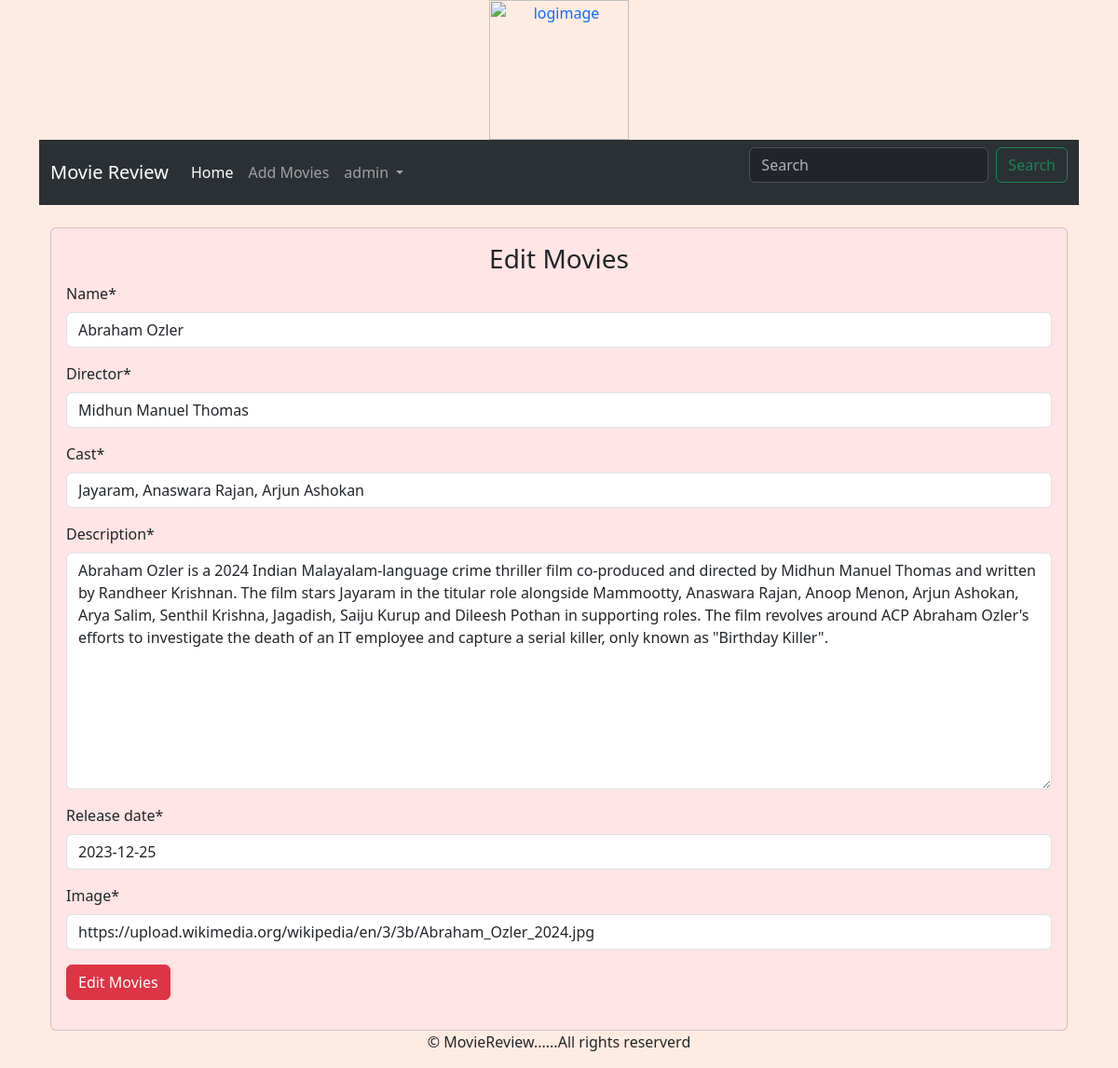
Screenshot of /editmovies/2/ (signed in) with the database file from the repository.
### movieapp/models.py (models this page shows, shortened)
class Movie(models.Model):
    name=models.CharField(max_length=250)
    director= models.CharField(max_length=250)
    cast=models.CharField(max_length=800)
    description=models.TextField(max_length=3000)
    release_date=models.DateField()
    averageRating=models.FloatField(default=0)
    image=models.URLField(default=None,null=True)

### movieapp/views.py (the view)
# urls.py: path('editmovies/<int:id>/', views.edit_movies, name="edit_movies"),
def edit_movies(request,id):
    if request.user.is_authenticated:
        if request.user.is_superuser:
            movie=Movie.objects.get(id=id)
            if request.method=="POST":
                form=MovieForm(request.POST or None, instance=movie)
                if form.is_valid():
                    date=form.save(commit=False)
                    date.save()
                    return redirect("movieapp:detail", id)
            else:
                form=MovieForm(instance=movie)
            return render(request,'addmovies.html',{"form":form, "controller":"Edit Movies"})
        else:
            return redirect("movieapp:home")
    return redirect("credentials:login")

### movieapp/forms.py
class MovieForm(forms.ModelForm):
    class Meta:
        model = Movie
        fields=('name', 'director', 'cast', 'description', 'release_date', 'image')

### templates/addmovies.html (shortened to what this page needs)
{% extends 'base.html' %}
{% load crispy_forms_tags %}
{% load static %}
{% block content %}
<div class="container">
    <br>
    <div class="card" style="background-color:FFE5E5;">
        <div class="card-body">
            <h3 class="text-center">{{controller}}</h3>
            <form action="" method="POST" >
                {{ form|crispy}}
                <input type="submit" value="{{controller}}" class="btn btn-danger">
            </form>
        </div>
    </div>
</div>
{% endblock %}

### templates/nav.html (shortened to what this page needs)
<nav class="navbar navbar-expand-lg  bg-body-tertiary" data-bs-theme="dark">
  <div class="container-fluid">
    <a class="navbar-brand" href="{% url 'movieapp:home' %}">Movie Review</a>
    <div class="collapse navbar-collapse" id="navbarSupportedContent">
      <ul class="navbar-nav me-auto mb-2 mb-lg-0">
        <li class="nav-item">
          <a class="nav-link active" aria-current="page" href="{% url 'movieapp:home' %}">Home</a>
        </li>
        <li class="nav-item">
          <a class="nav-link" href="{% url 'movieapp:add_movies' %}">Add Movies</a>
        </li>
         {% if user.is_authenticated %}
            <li class="nav-item dropdown">
              <a class="nav-link dropdown-toggle" href="#" role="button" data-bs-toggle="dropdown" aria-expanded="false">
                {{user.username}}
              </a>
            </li>
         {% else %}
            <li class="nav-item">
            <a class="nav-link" href="{% url 'credentials:register' %}">Register</a>
            <li class="nav-item">
            <a class="nav-link" href="{% url 'credentials:login' %}">Login</a>
         {% endif %}
        </ul>
      <form class="d-flex" role="search" action="{% url 'movieapp:home' %}" method ="GET">
        <input class="form-control me-2" type="search" placeholder="Search" aria-label="Search" name="title">
        <button class="btn btn-outline-success" type="submit">Search</button>
      </form>
    </div>
  </div>
</nav>

### rows the page displays
Movie: name "Abraham Ozler", director "Midhun Manuel Thomas", cast "Jayaram, Anaswara Rajan, Arjun Ashokan", description "Abraham Ozler is a 2024 Indian Malayalam-language crime thriller film co-produced and directed by Midhun Manuel Thomas and written by Randheer Krishnan. The film stars Jayaram in the titular role alongside Mammootty, Anaswara Rajan, Anoop Menon, Arjun Ashokan, Arya Salim, Senthil Krishna, Jagadish, Saiju Kurup and Dileesh Pothan in supporting roles. The film revolves around ACP Abraham Ozler's efforts to investigate the death of an IT employee and capture a serial killer, only known as \"Birthday Killer\".", release_date "2023-12-25", image "https://upload.wikimedia.org/wikipedia/en/3/3b/Abraham_Ozler_2024.jpg"

### other values shown
{{ user.username }} "admin"
{{ controller }} "Edit Movies"
